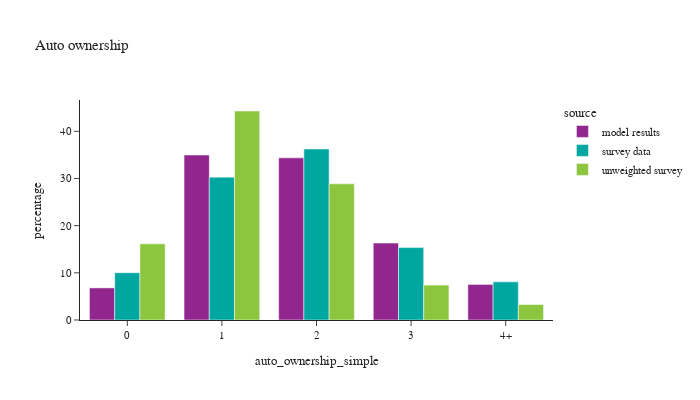

This figure's notebook cell:
### Markdown cell above
## Auto ownership across all households

### Code cell
df_plot = hh_data.groupby(['source','auto_ownership_simple'])['hh_weight'].sum().reset_index()

df_plot['percentage'] = df_plot.groupby(['source'], group_keys=False)['hh_weight'].\
        apply(lambda x: 100 * x / float(x.sum()))
df_plot['source'] = df_plot['source'].astype(pd.CategoricalDtype(['model results', 'survey data', 'unweighted survey']))

fig = px.bar(df_plot.sort_values(by=['source']), x="auto_ownership_simple", y="percentage", color="source",
             barmode="group",
             title="Auto ownership")
fig.update_layout(height=400, width=700, font=dict(size=11))
fig.show()

### Figure 1 — Plotly figure (JSON) as saved in the notebook; plotly's stock layout.template omitted (floating-point values rounded to 4 significant figures)
{"data": [{"alignmentgroup": "True", "hovertemplate": "source=model results<br>auto_ownership_simple=%{x}<br>percentage=%{y}<extra></extra>", "legendgroup": "model results", "marker": {"color": "#91268F", "pattern": {"shape": ""}}, "name": "model results", "offsetgroup": "model results", "orientation": "v", "showlegend": true, "textposition": "auto", "type": "bar", "x": ["0", "1", "2", "3", "4+"], "xaxis": "x", "y": [6.807, 34.97, 34.37, 16.31, 7.542], "yaxis": "y"}, {"alignmentgroup": "True", "hovertemplate": "source=survey data<br>auto_ownership_simple=%{x}<br>percentage=%{y}<extra></extra>", "legendgroup": "survey data", "marker": {"color": "#00A7A0", "pattern": {"shape": ""}}, "name": "survey data", "offsetgroup": "survey data", "orientation": "v", "showlegend": true, "textposition": "auto", "type": "bar", "x": ["0", "1", "2", "3", "4+"], "xaxis": "x", "y": [10.03, 30.28, 36.25, 15.35, 8.088], "yaxis": "y"}, {"alignmentgroup": "True", "hovertemplate": "source=unweighted survey<br>auto_ownership_simple=%{x}<br>percentage=%{y}<extra></extra>", "legendgroup": "unweighted survey", "marker": {"color": "#8CC63E", "pattern": {"shape": ""}}, "name": "unweighted survey", "offsetgroup": "unweighted survey", "orientation": "v", "showlegend": true, "textposition": "auto", "type": "bar", "x": ["0", "1", "2", "3", "4+"], "xaxis": "x", "y": [16.14, 44.3, 28.87, 7.402, 3.278], "yaxis": "y"}], "layout": {"barmode": "group", "font": {"size": 11}, "height": 400, "legend": {"title": {"text": "source"}, "tracegroupgap": 0}, "title": {"text": "Auto ownership"}, "width": 700, "xaxis": {"anchor": "y", "domain": [0.0, 1.0], "title": {"text": "auto_ownership_simple"}}, "yaxis": {"anchor": "x", "domain": [0.0, 1.0], "title": {"text": "percentage"}}}}
